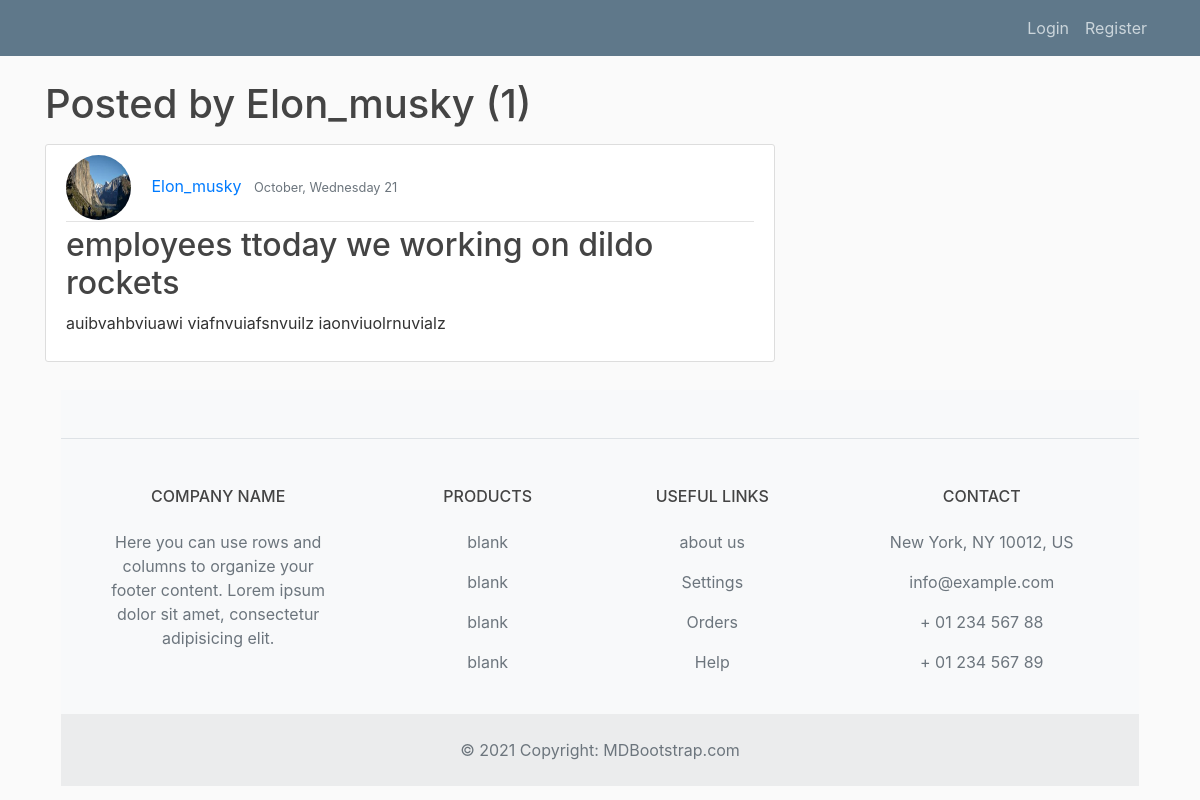
The page /user/Elon_musky/ on the database its author committed.
### blog/models.py (models this page shows, shortened)
class Post(models.Model):
    title = models.CharField(max_length=500)
    content = models.TextField()
    date_posted = models.DateTimeField(default=timezone.now)
    author = models.ForeignKey(User, on_delete=models.CASCADE)

### userMgt/models.py (models this page shows, shortened)
class Profile(models.Model): #company's profile model
    user    = models.OneToOneField(User, on_delete=models.CASCADE)
    image   = models.ImageField(default='default.jpeg', upload_to='profile_pics')

### blog/views.py (the view)
# urls.py: path('user/<str:username>/', view.UserPostListView.as_view(), name='user-posts'),
class UserPostListView(ListView): #list every post object create by each user
    model = Post #from post model
    template_name = 'blog/user_posts_list.html' #<app>/<model>_<viewtype>.html
    context_object_name = 'posts'
    paginate_by = 5
    def get_queryset(self):
        user = get_object_or_404(User, username=self.kwargs.get('username'))
        return Post.objects.filter(author=user).order_by('-date_posted')

### blog/templates/blog/user_posts_list.html (shortened to what this page needs)
{% extends "blog/base.html"%}
{% block content %}
  <h1 class="mb-3"> Posted by {{view.kwargs.username }} ({{ page_obj.paginator.count }}) </h1>
    {% for post in object_list %}
    <article class="media content-section">
        <div class="media-body">
          <div class="article-metadata">
            <img class="rounded-circle article-img" src="{{post.author.profile.image.url}}"></img>
            <a class="mr-2" href="{% url 'user-posts' post.author.username %}">{{ post.author }}</a>
            <small class="text-muted">{{ post.date_posted|date:"F, l j" }}</small>
          </div>
          <h2><a class="article-title" href="{% url 'post-detail' post.id %}">{{ post.title }}</a></h2>
          <p class="article-content">{{ post.content }}</p>
        </div>
      </article>
    {% endfor %}
{% endblock content %}

### blog/static/blog/main.css (style rules this page uses)
body { background: #fafafa; color: #333333; margin-top: 5rem; }
h1, h2, h3, h4, h5, h6 { color: #444444; }
.content-section { background: #ffffff; padding: 10px 20px; border: 1px solid #dddddd; border-radius: 3px; margin-bottom: 20px; }
.article-title { color: #444444; }
.article-content { white-space: pre-line; }
.article-img { height: 65px; width: 65px; margin-right: 16px; }
.article-metadata { padding-bottom: 1px; margin-bottom: 4px; border-bottom: 1px solid #e3e3e3 }

### rows shown on the page
Post: author.profile.image (placeholder picture), author "Elon_musky", date_posted "October, Wednesday 21", title "employees ttoday we working on dildo rockets", content "auibvahbviuawi viafnvuiafsnvuilz iaonviuolrnuvialz"

### other values the page prints
{{ view.kwargs.username }} "Elon_musky"
{{ page_obj.paginator.count }} "1"
